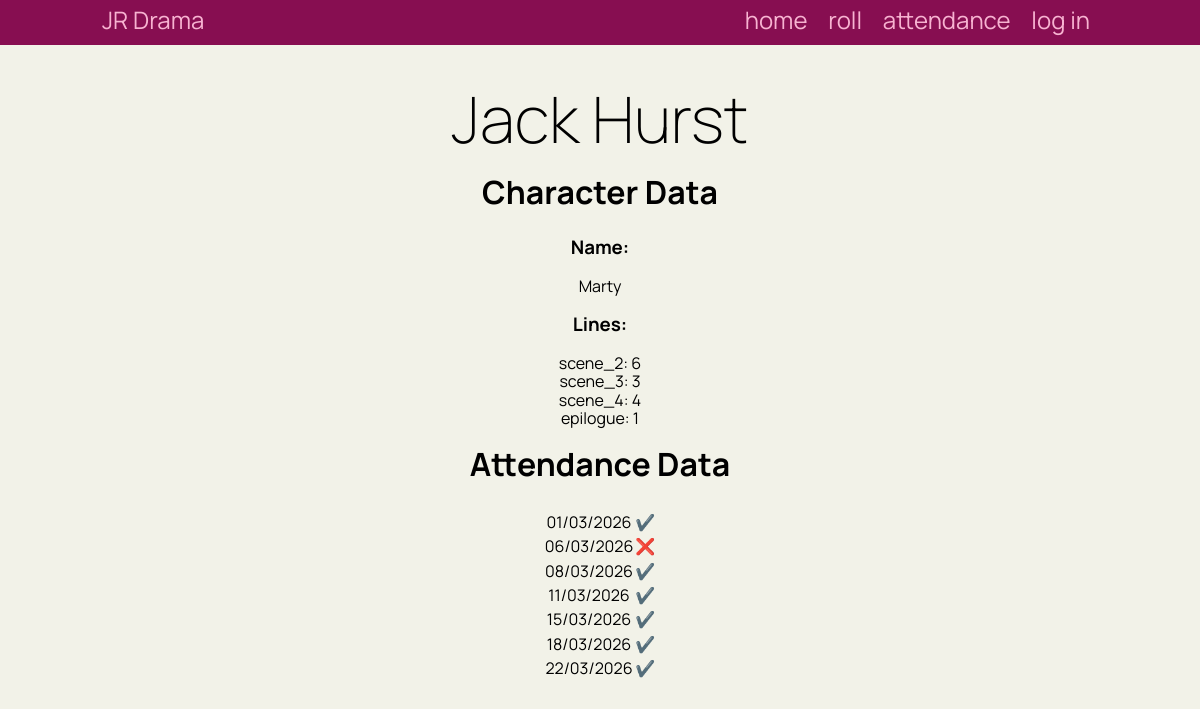
Page /data/161 on the committed database.
### tables this page shows
CREATE TABLE people (
    id INTEGER PRIMARY KEY AUTOINCREMENT,
    fname TEXT NOT NULL,
    lname TEXT NOT NULL,
    role TEXT NOT NULL
);

CREATE TABLE attendance(
    itemID TEXT NOT NULL PRIMARY KEY,
    date INTEGER NOT NULL,
    present boolean NOT NULL,
    PersonID INTEGER NOT NULL REFERENCES people(id)
    );

### flask_app.py (the view)
@app.route('/data/<id>')
def data_name(id):
    cur, con = connect_db(DB)
    cur.execute("SELECT * FROM people WHERE id = ?;", (id,))
    person_data = cur.fetchall()[0]
    cur.execute("SELECT * FROM attendance WHERE personID = ?;", (id,))
    attendance_data = cur.fetchall()
    con.close()
    line_counts = {}
    for scene, counts in lines.items():
        if person_data[3] in counts:
            line_counts[scene] = counts[person_data[3]]
    return render_template("data.html", data=[person_data, attendance_data, line_counts], logged_in=logged_in(session))

### flask_app.py (called while the page is built)
def logged_in(s):
    return s.get("password") == ADMIN_PASSWORD

def connect_db(db_file):
    try:
        connection = sqlite3.connect(db_file)
        cursor = connection.cursor()
        print("CONN")
        return cursor, connection
    except Error as e:
        print(e)
        return none

### templates/data.html
{% extends 'base.html' %}
{% block main %}
<br><br><h1>{{data[0][1]}} {{data[0][2]}}</h1><br>
<h2>Character Data</h2><br>
<h3 style="text-align:center;">Name:</h3><br>
<p style="text-align:center;">{{data[0][3]}}</p>
<br><h3 style="text-align:center;">Lines:</h3><br>
{% for scene, lines in data[2].items() %}
<p style="text-align:center;">{{scene}}: {{lines}}</p>
{% endfor %}
<br><h2>Attendance Data</h2><br>
<table class="tablecentre">
{% for day in data[1] %}
            <tr>
                <td>
                    {% set astring = day[1]|string%}
        <p style="line-height: 1.4;text-align:center;">{{astring[1:3]}}/{{astring[3:5]}}/{{astring[5:]}}</p>
                </td>
                <td>
                    <p style="line-height: 1.4;">
                        {% if day[2] == 1 %}✔️{% else %}❌{% endif %}
                    </p>
                </td>
            </tr>
            {% endfor %}</table>
{% endblock %}

### static/drama.css (style rules this page uses)
* { font-family: 'Manrope', sans-serif; padding: 0; margin: 0; box-sizing: border-box; }
body { background-color: #f2f2e8; }
td { text-align: left; }
.tablecentre { margin-left: auto; margin-right: auto; }
h1 { text-align: center; font-weight: 200; font-size: 4rem; margin: 0; }
h2 { font-size: 2rem; text-align: center; margin: 0 0 0.5rem 0; }

### rows in the picture
people: fname "Jack", lname "Hurst", role "Marty"
attendance: astring "01", astring "03", astring "2026"
attendance: astring "06", astring "03", astring "2026"
attendance: astring "08", astring "03", astring "2026"
attendance: astring "11", astring "03", astring "2026"
attendance: astring "15", astring "03", astring "2026"
attendance: astring "18", astring "03", astring "2026"
attendance: astring "22", astring "03", astring "2026"

### other values in the picture
{{ scene }} "scene_2" "scene_3" "scene_4" "epilogue"
{{ lines }} "6" "3" "4" "1"
